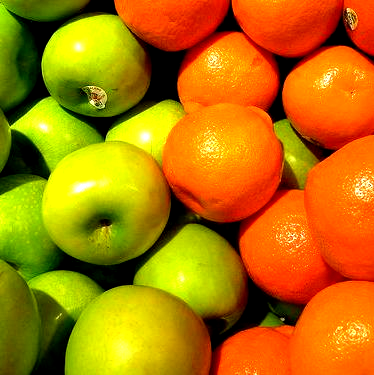
#> input picture ImageProcessing/MeanShift/apples_oranges.png, 374 x 375 px
$ python mean_shift_clustering.py apples_oranges.png   (Python 2 division)
#> lines starting #> are read from the running program, lines starting #| are printed output that depends on the picture
import cv2
import random
import sys
import numpy as np
from sklearn.cluster import MeanShift

# applies mean shift clustering and returns the labeled samples
# [5 lines left out: function mean_shift_clustering, not called in this run]

# finds the edges in the image(the regions where there are abrupt changes in intensities)
def get_edges(img):
	edges = cv2.Canny(img, threshold1=10, threshold2=70)
	cv2.imwrite('canny.png', edges)
	return edges

# prepares the image for clustering and outputs an image showing the formed clusters
# [51 lines left out: function apply_mean_shift_clustering, not called in this run]


img = cv2.imread('apples_oranges.png', 1)
#> img is the input picture: shape (375, 374, 3); mean B, G, R 2.9, 118.3, 179
ratio = 250.0 / img.shape[1]
#> ratio = 0.668
rows = 250
cols = int(ratio * img.shape[0])
#> cols = 250
img = cv2.resize(img, (rows, cols), interpolation = cv2.INTER_AREA)
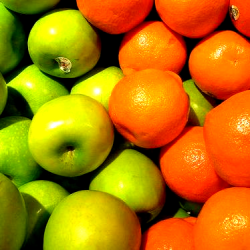
#> img: shape (250, 250, 3); mean B, G, R 2.9, 118.3, 179
img = cv2.GaussianBlur(img, (5,5), 0)
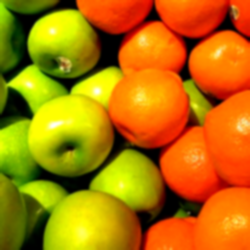
#> img: shape (250, 250, 3); mean B, G, R 2.9, 118.3, 179
n = img.shape[0]
#> n = 250
m = img.shape[1]
#> m = 250
print n, m
#| 250 250
val = bool(sys.argv[1])
#apply_mean_shift_clustering(img, val)
get_edges(img)
#> in get_edges, `edges = cv2.Canny(img, threshold1=10, threshold2=70)`:
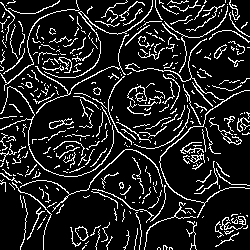
#> edges: shape (250, 250); 13.3% white in thin lines or dots
